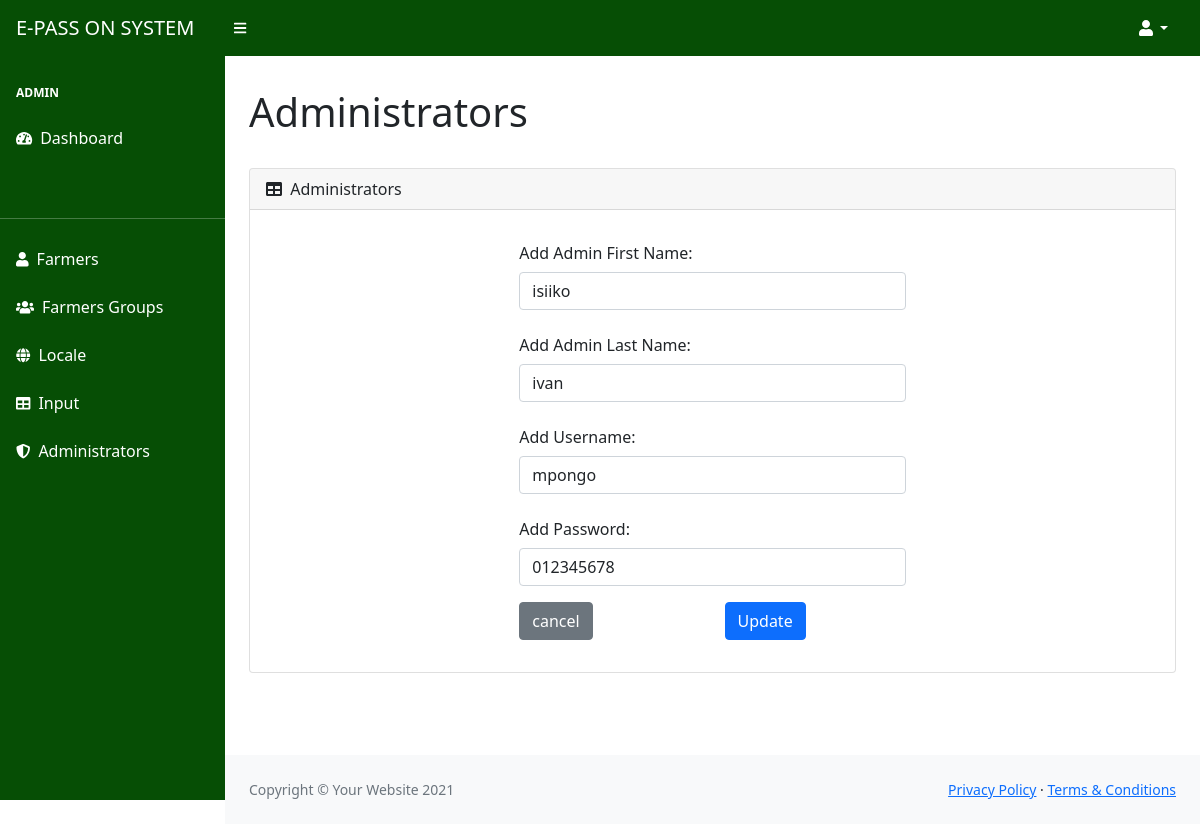
The page /pass_on_admin/administrators_edit.php?admin_id=1 on the database its author committed.
### tables this page shows
CREATE TABLE `admin_passon` (
  `admin_id` int(11) NOT NULL,
  `admin_fname` varchar(45) DEFAULT NULL,
  `admin_lname` varchar(45) DEFAULT NULL,
  `admin_username` varchar(45) DEFAULT NULL,
  `admin_password` varchar(45) DEFAULT NULL
);

### pass_on_admin/runitall/crud.php (called while the page is built, shortened)
<?php
class Crud
{
  function locate($pdo, $value, $id, $table_name)
  {
    $sql = "SELECT * FROM $table_name WHERE $value=:id";
    $stmt = $pdo->prepare($sql);
    $stmt->execute([':id' => $id]);
    $data = $stmt->fetch(PDO::FETCH_ASSOC);
    return $data;
  }
}

### pass_on_admin/administrators_edit.php (the view, shortened to what this page needs)
<?php include 'components/header.php';
$target_id = 'admin_id';
$id = $_GET[$target_id];
$table_name = 'admin_passon';
$dataling = $access->locate($pdo, $target_id, $id, $table_name);
?>
<?php include 'assets/includes/nav_bar.php' ?>
<div id="layoutSidenav">
    <div id="layoutSidenav_nav">
        <nav class="sb-sidenav accordion sb-sidenav-dark" id="sidenavAccordion">
            <div class="sb-sidenav-menu">
            </div>
        </nav>
    </div>
    <?php include 'assets/includes/sidebar.php' ?>
    <div id="layoutSidenav_content">
        <main>
            <div class="container-fluid px-4">
                <h1 class="mt-2">
                    Administrators
                </h1>
                <div class="row">
                    <div class="col">
                        <div class="card mb-4 mt-4">
                            <div class="card-header">
                                <i class="fas fa-table me-1"></i>
                                Administrators
                            </div>
                            <div class="card-body">
                                <main>
                                    <div class="container-fluid px-4">
                                        <div class="  container-fluid mt-2">
                                            <div class="row justify-content-center">
                                                <div class="col-6  ">
                                                    <form action="" method="POST">
                                                        <div class="mb-3">
                                                            <label for="recipient-name" class="col-form-label">Add Admin First Name:</label>
                                                            <input value="<?= $dataling['admin_fname'] ?>" required type="text" class="form-control" id="recipient-name" name="fname" required>
                                                        </div>
                                                        <div class="mb-3">
                                                            <label for="recipient-name" class="col-form-label">Add Admin Last Name:</label>
                                                            <input value="<?= $dataling['admin_lname'] ?>" required type="text" class="form-control" id="recipient-name" name="lname" required>
                                                        </div>
                                                        <div class="mb-3">
                                                            <label for="recipient-name" class="col-form-label">Add Username:</label>
                                                            <input value="<?= $dataling['admin_username'] ?>" required type="text" class="form-control" id="recipient-name" name="uname" required>
                                                        </div>
                                                        <div class="mb-3">
                                                            <label for="recipient-name" class="col-form-label">Add Password:</label>
                                                            <input value="<?= $dataling['admin_password'] ?>" required type="text" class="form-control" id="recipient-name" name="apsd">
                                                        </div>
                                                        <div class="divider">
                                                            <div class="row">
                                                                <div class="col">
                                                                    <a type="button" class="btn btn-secondary" href="administrators.php">cancel</a>
                                                                </div>
                                                                <div class="col">
                                                                    <button type="submit" name="update_admin" class="btn btn-primary">Update</button>
                                                                </div>
                                                            </div>
                                                        </div>
                                                    </form>
                                                </div>
                                            </div>
                                        </div>
                                    </div>
                                </main>
                            </div>
                        </div>
                    </div>
                </div>
            </div>
        </main>
        <footer class="py-4 bg-light mt-auto">
            <div class="container-fluid px-4">
                <div class="d-flex align-items-center justify-content-between small">
                    <div class="text-muted">Copyright &copy; Your Website 2021</div>
                    <div>
                        <a href="#">Privacy Policy</a>
                        &middot;
                        <a href="#">Terms &amp; Conditions</a>
                    </div>
                </div>
            </div>
        </footer>
    </div>
</div>
<?php include 'components/footer.php' ?>

### rows shown on the page
admin_passon: fname "isiiko", lname "ivan", uname "mpongo", apsd "012345678"
